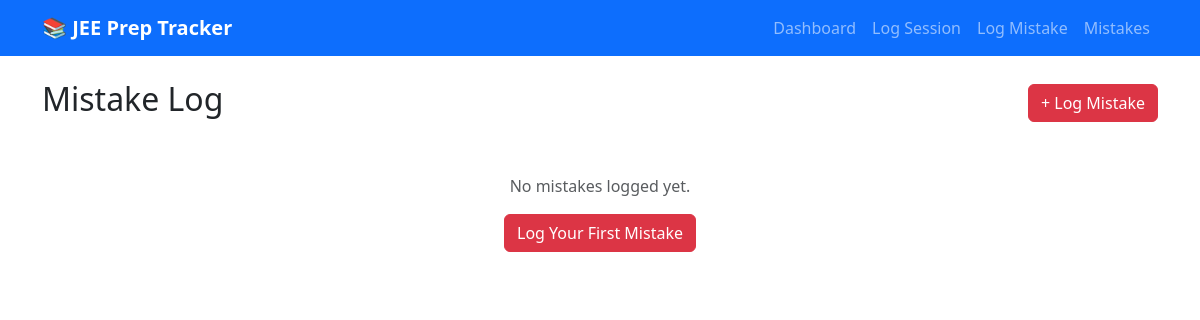
The page /mistakes on the database as committed earlier.
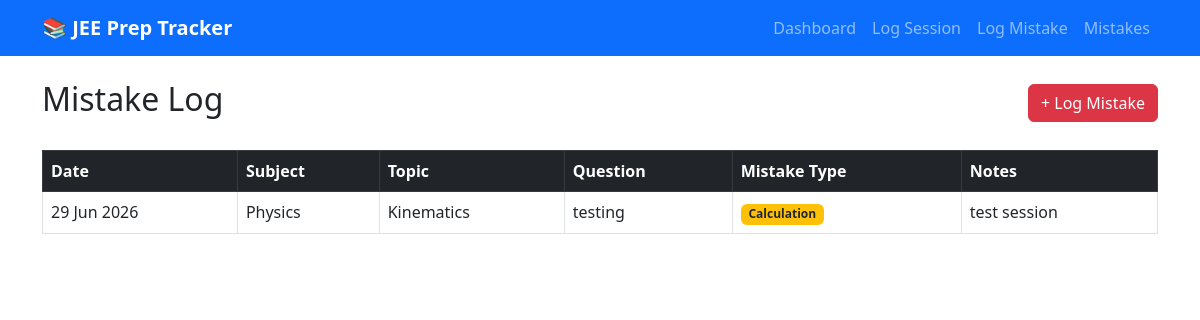
The same page on the database as committed later.
### database.py (models this page shows)
class Mistake(db.Model):
    id = db.Column(db.Integer, primary_key=True)
    date = db.Column(db.DateTime, default=datetime.utcnow)
    subject = db.Column(db.String(50))
    topic = db.Column(db.String(100))
    question = db.Column(db.Text)
    mistake_type = db.Column(db.String(50))
    notes = db.Column(db.Text)

### app.py (the view)
@app.route('/mistakes')
def mistakes():
    mistakes = Mistake.query.order_by(Mistake.date.desc()).all()
    return render_template('mistakes.html', mistakes=mistakes)

### templates/mistakes.html
{% extends 'base.html' %}
{% block content %}
<div class="d-flex justify-content-between align-items-center mb-4">
    <h2>Mistake Log</h2>
    <a href="{{ url_for('log_mistake') }}" class="btn btn-danger">+ Log Mistake</a>
</div>
{% if mistakes %}
<div class="table-responsive">
    <table class="table table-bordered table-hover">
        <thead class="table-dark">
            <tr>
                <th>Date</th>
                <th>Subject</th>
                <th>Topic</th>
                <th>Question</th>
                <th>Mistake Type</th>
                <th>Notes</th>
            </tr>
        </thead>
        <tbody>
            {% for mistake in mistakes %}
            <tr>
                <td>{{ mistake.date.strftime('%d %b %Y') }}</td>
                <td>{{ mistake.subject }}</td>
                <td>{{ mistake.topic }}</td>
                <td>{{ mistake.question }}</td>
                <td>
                    {% if mistake.mistake_type == 'Conceptual' %}
                        <span class="badge bg-danger">Conceptual</span>
                    {% elif mistake.mistake_type == 'Calculation' %}
                        <span class="badge bg-warning text-dark">Calculation</span>
                    {% else %}
                        <span class="badge bg-secondary">Silly</span>
                    {% endif %}
                </td>
                <td>{{ mistake.notes }}</td>
            </tr>
            {% endfor %}
        </tbody>
    </table>
</div>
{% else %}
<div class="text-center mt-5">
    <p class="text-muted">No mistakes logged yet.</p>
    <a href="{{ url_for('log_mistake') }}" class="btn btn-danger">Log Your First Mistake</a>
</div>
{% endif %}
{% endblock %}

### templates/base.html (shortened to what this page needs)
<!DOCTYPE html>
<html lang="en">
<head>
    <link href="https://cdn.jsdelivr.net/npm/bootstrap@5.3.0/dist/css/bootstrap.min.css" rel="stylesheet">
    <link rel="stylesheet" href="{{ url_for('static', filename='style.css') }}">
</head>
<body>
    <nav class="navbar navbar-expand-lg navbar-dark bg-primary">
        <div class="container">
            <a class="navbar-brand fw-bold" href="{{ url_for('index') }}">📚 JEE Prep Tracker</a>
            <div class="collapse navbar-collapse">
                <ul class="navbar-nav ms-auto">
                    <li class="nav-item">
                        <a class="nav-link" href="{{ url_for('dashboard') }}">Dashboard</a>
                    </li>
                    <li class="nav-item">
                        <a class="nav-link" href="{{ url_for('log_session') }}">Log Session</a>
                    </li>
                    <li class="nav-item">
                        <a class="nav-link" href="{{ url_for('log_mistake') }}">Log Mistake</a>
                    </li>
                    <li class="nav-item">
                        <a class="nav-link" href="{{ url_for('mistakes') }}">Mistakes</a>
                    </li>
                </ul>
            </div>
        </div>
    </nav>
    <div class="container mt-4">
        {% block content %}{% endblock %}
    </div>
</body>
</html>

Rows that differ between the two databases and show on the page:
added Mistake: date "29 Jun 2026", subject "Physics", topic "Kinematics", question "testing", mistake_type "Calculation", notes "test session"
Other text that changed with them:
text no longer shown: "No mistakes logged yet. Log Your First Mistake"
text now shown: "Date Subject Topic Question Mistake Type Notes"
